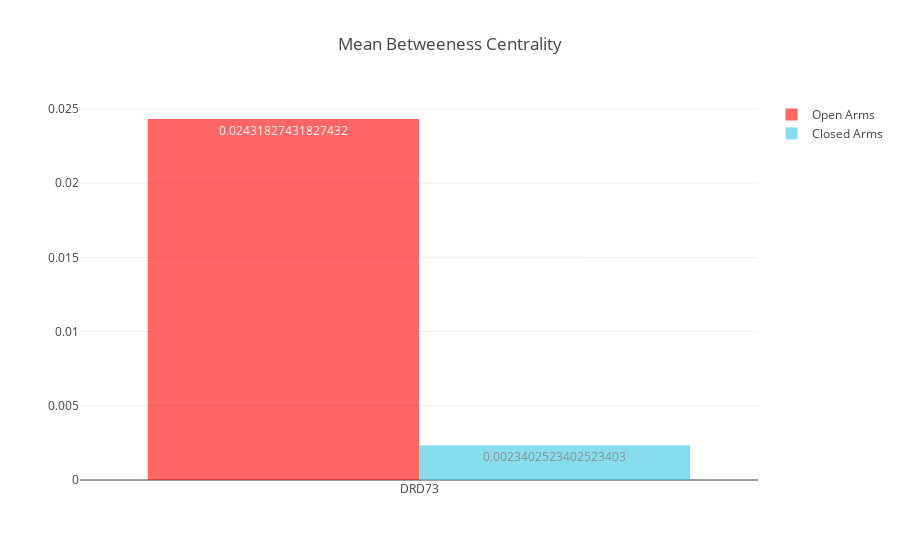

Notebook source saved alongside this figure:
### Code cell
open_arms_graphs = get_behavior_graphs(feature_extractors, "OpenArms_centerpoint")

open_measures = list()
for open_arms_graph in open_arms_graphs:
    open_measures.append(open_arms_graph.mean_betw_centrality)    
    
closed_arms_graphs = get_behavior_graphs(feature_extractors, "ClosedArms_centerpoint")

closed_measures = list()
for closed_arms_graph in closed_arms_graphs:
    closed_measures.append(closed_arms_graph.mean_betw_centrality)
    
plot_network_measures(open_measures, closed_measures, *x_axis, title="Mean Betweeness Centrality")

### Figure 1 — Plotly figure (JSON) as saved in the notebook; plotly's stock layout.template omitted (floating-point values rounded to 4 significant figures)
{"data": [{"marker": {"color": "rgb(255, 0, 0)"}, "name": "Open Arms", "opacity": 0.6, "text": [0.02432], "textposition": "auto", "type": "bar", "uid": "d7af4b", "x": ["DRD73"], "y": [0.02432]}, {"marker": {"color": "rgb(58,200,225)"}, "name": "Closed Arms", "opacity": 0.6, "text": [0.00234], "textposition": "auto", "type": "bar", "uid": "25275a", "x": ["DRD73"], "y": [0.00234]}], "layout": {"autosize": true, "title": "Mean Betweeness Centrality", "xaxis": {"autorange": true, "range": [-0.5, 0.5], "type": "category"}, "yaxis": {"autorange": true, "range": [0, 0.0256], "type": "linear"}}}
